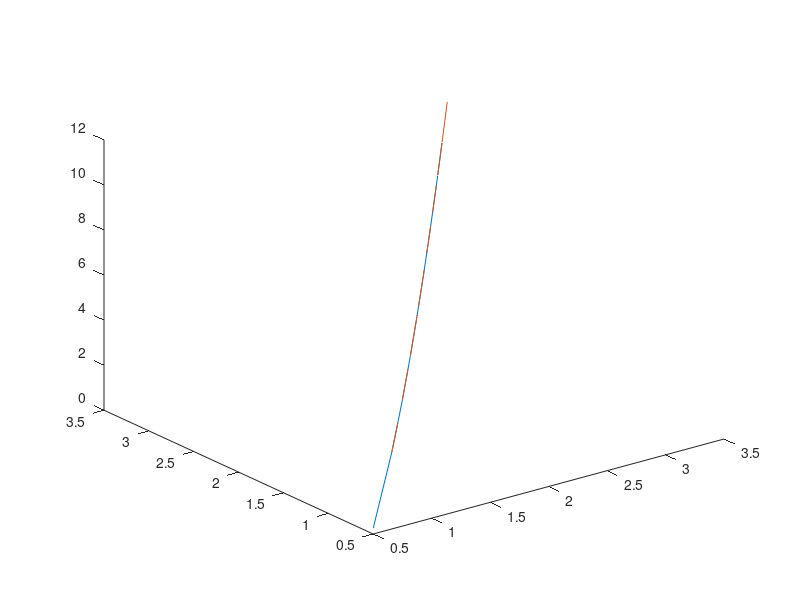

This figure's MATLAB source:
%El presente archivo contiene el algoritmo desarrollado en GNU Octave para el calculo de la geodesica en el paraboloide hiperbolico (de tipo f(u,v)=u*v)
%Si se busca ejecutar el script recordar que debe encontrarse en la misma carpeta donde se ha guardado
%Es interesante realizar varias ejecuciones con distintos valores de a, b, M y el vector y0
%Notar que cuanto mayor es M, menor sera el error_porcentual


%Calculo de los valores de u(t) y v(t) a traves del algoritmo de Euler implementado para la parametrizacion del paraboloide hiperbolico
a=0; %Inicio del intervalo
b=10; %Fin del intervalo
M=10; %Cantidad de iteraciones
y0=[0.50148,0.50148,0.70293,0.70293]; %Valores iniciales de u, v, p, q respectivamente. Los valores por defecto cumplen que la norma de la derivada de la geodesica en este vector es 1
h=(b-a)/M; %Tamano del paso
Y=zeros(4,M);
Y(1,1)=y0(1);
Y(2,1)=y0(2);
Y(3,1)=y0(3);
Y(4,1)=y0(4);
for k=1:M-1 
  Y(1,k+1)=Y(1,k)+h*Y(3,k);
  Y(2,k+1)=Y(2,k)+h*Y(4,k);
  Y(3,k+1)=Y(3,k)+h*((-2*Y(2,k)*Y(3,k)*Y(4,k))/(Y(1,k)^2+Y(2,k)^2+1));
  Y(4,k+1)=Y(4,k)+h*((-2*Y(1,k)*Y(3,k)*Y(4,k))/(Y(1,k)^2+Y(2,k)^2+1));
endfor
u_euler=Y(1,1:M) %Valores de u segun Euler
v_euler=Y(2,1:M) %Valores de v segun Euler


%Calculo de los valores de u(t) y v(t) utilizando el comando "lsode" propio de GNU Octave para la resolucion de EDO's de primer orden
t=[a:h:b];
x0=[y0(1),y0(3),y0(2),y0(4)]; 
fun=@(x,t)[x(2);((-2*x(3)*x(2)*x(4))/(x(1)^2+x(3)^2+1));x(4);((-2*x(1)*x(2)*x(4))/(x(1)^2+x(3)^2+1))]; %x(1) es u, x(2) es p, x(3) es v y x(4) es q. Por esta razon cambia el orden de x0 respecto de y0 a pesar de usarse los mismos valores
Z=lsode(fun,x0,t); %Columna 1 es u, 2 es p, 3 es v y 4 es q. Cada fila es el paso h
u_octave=Z(1:M,1)' %Valores de u segun Octave
v_octave=Z(1:M,3)' %Valores de v segun Octave


%Valores de la parametrizacion
g_euler=zeros(M,3);
for i=1:M
g_euler(i,1)=u_euler(i);
g_euler(i,2)=v_euler(i);
g_euler(i,3)=u_euler(i).*v_euler(i);
endfor
g_octave=zeros(M,3);
for i=1:M
g_octave(i,1)=u_octave(i);
g_octave(i,2)=v_octave(i);
g_octave(i,3)=u_octave(i).*v_octave(i);
endfor
g_euler %Valor de la parametrizacion en cada paso utilizando u y v obtenidos por Euler (g_euler(i,j) : valor de la coordenada j de la parametrizacion en el paso i)
g_octave %Valor de la parametrizacion en cada paso utilizando u y v obtenidos por Octave (g_octave(i,j) : valor de la coordenada j de la parametrizacion en el paso i)


%Calculo de errores
g_error=(g_euler-g_octave); 
error=zeros(1,M);
for i=1:M
error(1,i)=norm(g_error(i,1:3),2); %Es la norma de la diferencia de los vectores de la parametrizacion en cada paso utilizando los valores obtenidos por Euler y Octave 
endfor
norma_octave=zeros(1,M);
for i=1:M
norma_octave(1,i)=norm(g_octave(i,1:3),2); %Norma de cada vector de los valores de octave en cada paso
endfor
error_porcentual=(error./norma_octave) %Error porcentual. Es el mostrado en pantalla 
p=mean(error_porcentual)

%Grafica parabolide hiperbolico y su curva geodesica obtenida a traves de Euler
%L=[-10:1:10];
%K=L;
%[Mx,My]=meshgrid(L,K);
%Mz=Mx.*My;
%mesh(Mx,My,Mz)
%hold
plot3(u_euler,v_euler,u_euler.*v_euler)
hold
plot3(u_octave,v_octave,u_octave.*v_octave)
